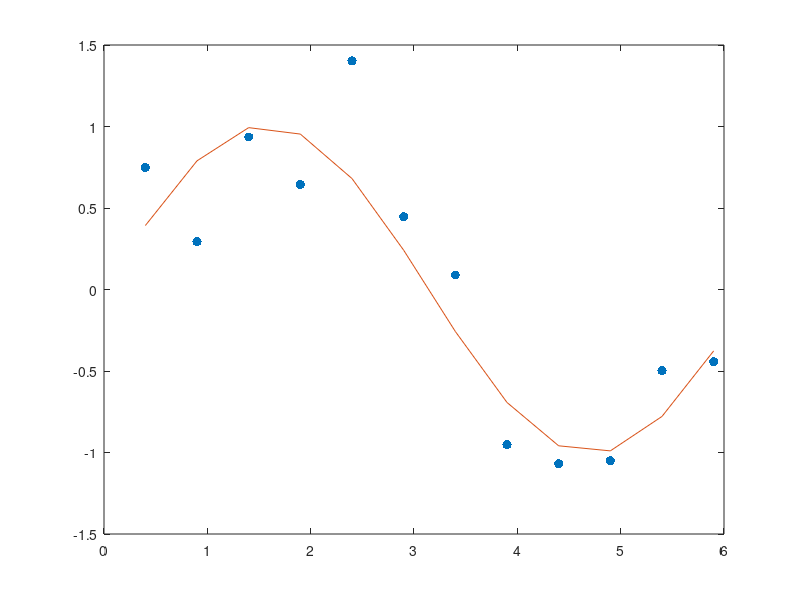

Write the MATLAB code that produced this figure.
clear
x=0.4:0.5:5.9;
y=[0.7486,0.2931, 0.9360 ,0.6443 ,1.4025, 0.4456 ,0.0892 ,-0.9523 ,-1.0688 ,-1.0506 ,-0.4982 ,-0.4433];
z=1.0077.*sin(x);
plot(x,y,'.','MarkerSize',20);
hold on
plot(x,z)